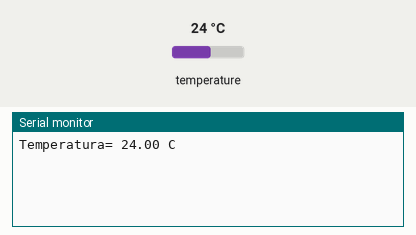
The sketch below on a simulated Arduino Uno, built with avr-gcc and run on an emulated ATmega328P. Shown: the last lines printed to the serial monitor. The inputs (shaded band) are chosen by the test bench; at power-on: temperature 24 °C.

Above: at 2.2 s.
2.3 s: temperature set to 12 °C
At 5.1 s:
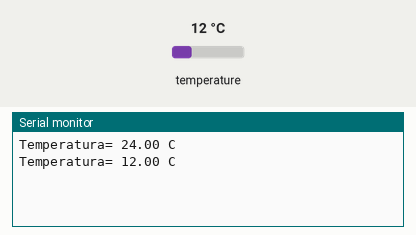
5.4 s: temperature set to 19 °C
At 6.9 s:
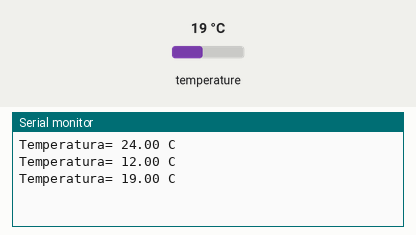
Timing chart, 0 to 8.4 s (numbered marks = the images above; inputs shaded):
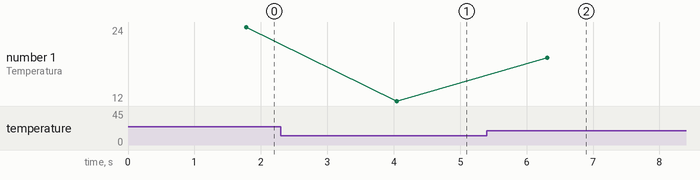

Measured:
- after the input at 2.3 s, the serial monitor: prints a new line after 1.7 s (image 1)
- after the input at 5.4 s, the serial monitor: prints a new line after 0.91 s (image 2)
- plotted number 1: 24 → 12 after the input at 2.3 s, 12 → 19 after the input at 5.4 s

The sketch:

Temperatura.ino
```cpp
#include <OneWire.h>
#include <DallasTemperature.h>

OneWire ourWire(3);

DallasTemperature sensors(&ourWire); //Se declara una variable u objeto para nuestro sensor

void setup() {
delay(1000);
Serial.begin(9600);
sensors.begin();   //Se inicia el sensor
}

void loop() {
sensors.requestTemperatures();   //Se envía el comando para leer la temperatura
float temp= sensors.getTempCByIndex(0); //Se obtiene la temperatura en ºC

Serial.print("Temperatura= ");
Serial.print(temp);
Serial.println(" C");
delay(1500);
}
```
